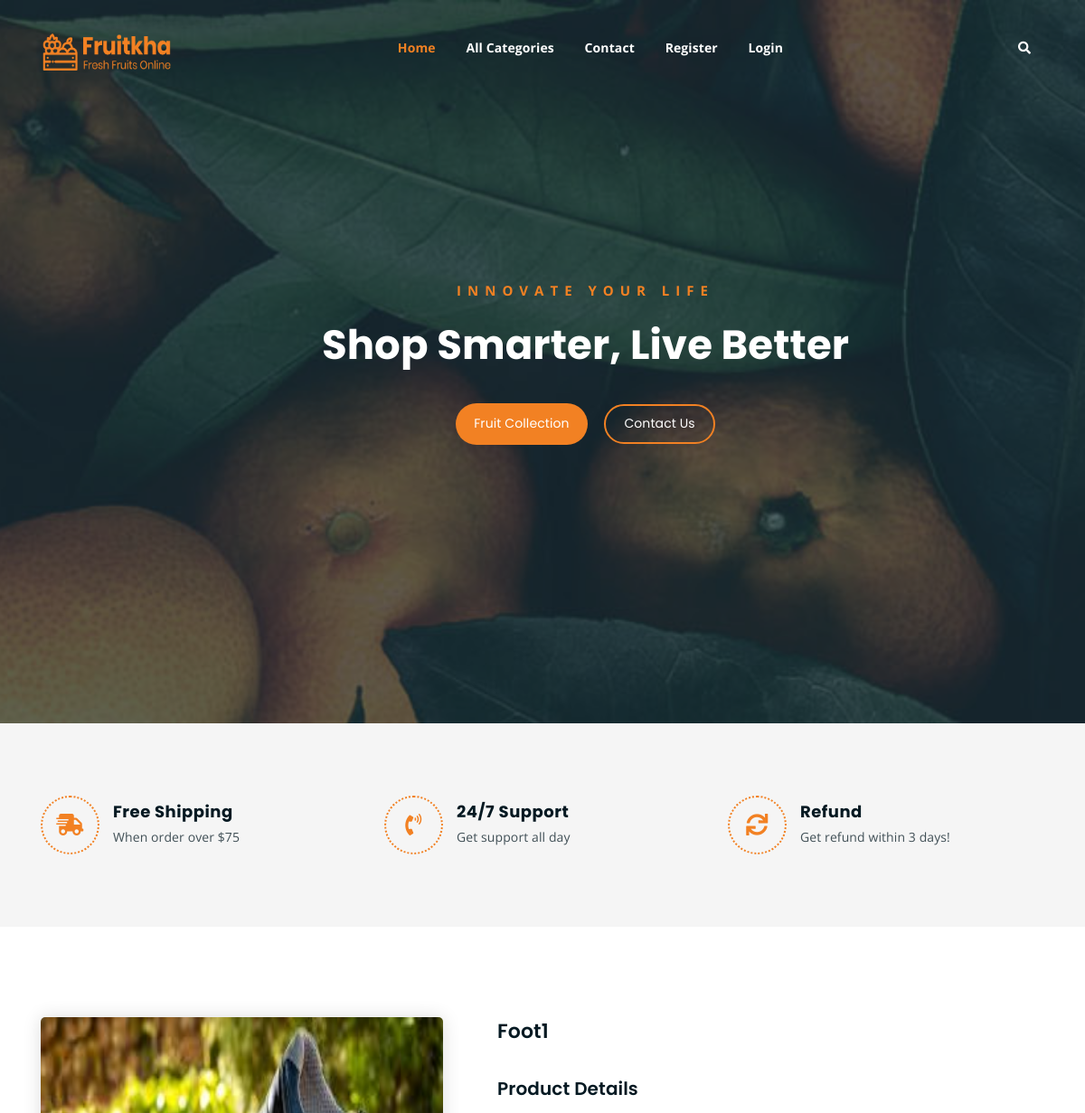
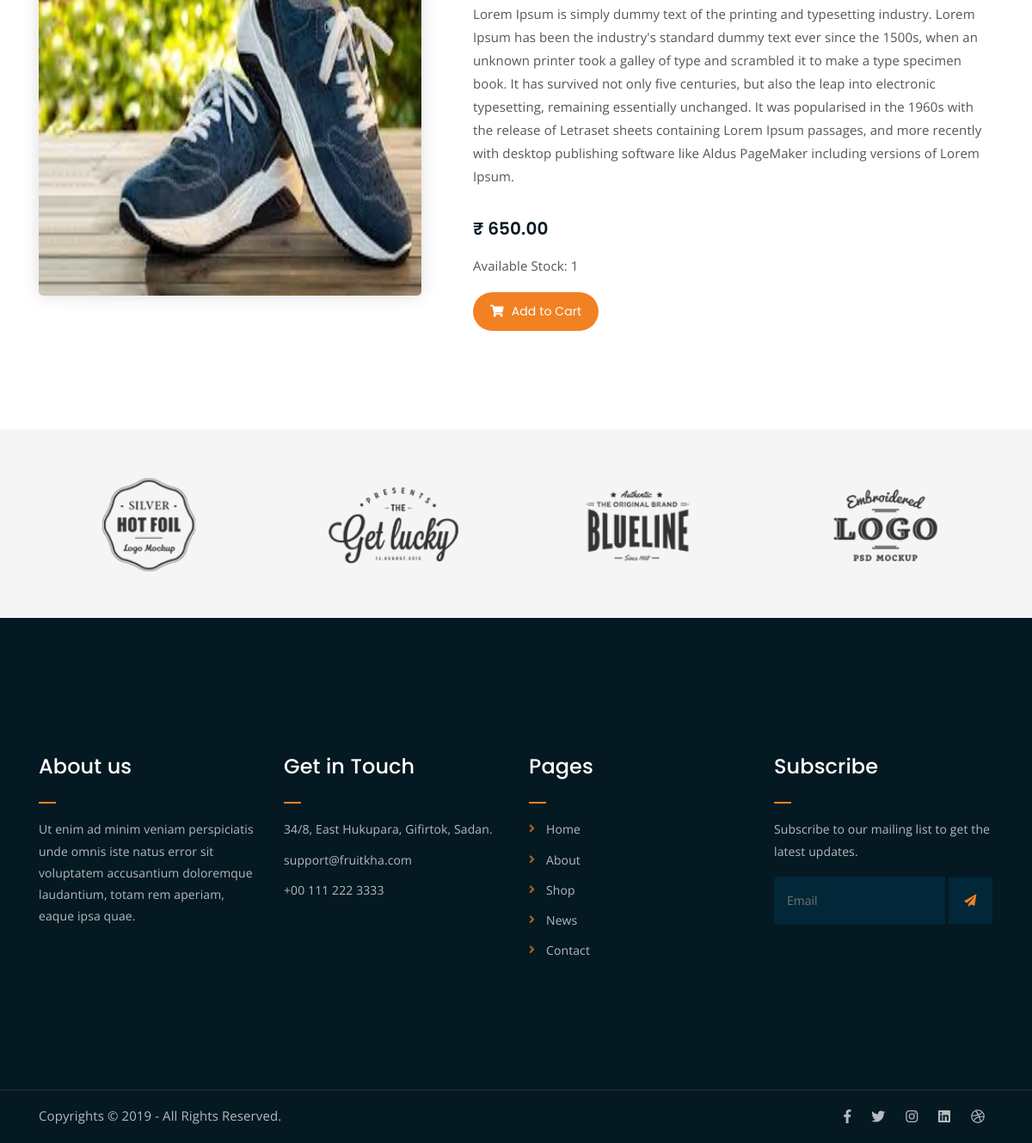
Page /productInfo7 on the committed database (2 pictures, top to bottom).
### shop/models.py (models this page shows, shortened)
class Product(models.Model):
    name = models.CharField(max_length=15)
    image = models.ImageField(upload_to='media/products', blank=True, null=True)
    description = models.TextField()
    price = models.DecimalField(max_digits=10, decimal_places=2)
    stock = models.IntegerField()
    available = models.BooleanField(default=True)
    created = models.DateTimeField(auto_now_add=True)
    updated = models.DateTimeField(auto_now=True)
    category = ForeignKey(Category, on_delete=models.CASCADE,related_name="products")

### shop/views.py (the view)
# urls.py: path('productInfo<int:pk>',views.ProductDetail.as_view(), name='productInfo'),
class ProductDetail(DetailView):
    model = Product
    context_object_name = 'p'
    template_name = 'product_detail_page.html'

### cart/context_processors.py (called while the page is built)
def count_items(request):
    u = request.user
    count = 0
    if request.user.is_authenticated:
        c = Cart.objects.filter(user=u)
        for i in c:
            count = count+i.quantity
    return {'count':count}

### shop/context_processors.py (called while the page is built)
def links(request):
    c = Category.objects.all()
    return {'links':c}

### template/product_detail_page.html
{% extends 'base.html' %}
{% load static %}
{% block content %}
	<div class="single-product mt-100 mb-100">
		<div class="container">
			<div class="row">
				<div class="col-md-5">
					<div class="single-product-img">
						<img src="{{p.image.url}}" height="450px" width="100%">
					</div>
				</div>
				<div class="col-md-7">
					<div class="single-product-content">
						<h3>{{p.name}}</h3>
                        <h4>Product Details</h4>
						<p>{{p.description}}</p>
						<h4>₹ {{p.price}}</h4>
                        <p>Available Stock: {{p.stock}}</p>
						{% if user.is_superuser %}
							{% if p.stock > 0 %}
								<p>Product In Stock</p>
								 <div class="single-product-form">
									<a href="{% url 'cart:add_stock' p.id %}" class="cart-btn"><i class="fas fa-shopping-cart"></i> Add Stock</a>
								 </div>
							{% else %}
								<p>Product Out of Stock</p>
								 <div class="single-product-form">
									<a href="{% url 'cart:add_stock' p.id %}" class="cart-btn"><i class="fas fa-shopping-cart"></i> Add Stock</a>
								 </div>
							{% endif %}
						{% else %}
							{% if  p.stock > 0 %}
								<div class="single-product-form">
									<a href="{% url 'cart:addcart' p.id%}" class="cart-btn"><i class="fas fa-shopping-cart"></i> Add to Cart</a>
								</div>
							{% else %}
								<p>Product Out of Stock</p>
							{% endif %}
						{% endif %}
					</div>
				</div>
			</div>
		</div>
	</div>
{% endblock %}

### static/css/main.css (style rules this page uses)
html { font-size: 14px; font-weight: 400; line-height: 28px; height: 100%; }
body { font-family: "Open Sans", sans-serif; font-weight: 400; font-size: 1rem; letter-spacing: 0.1px; line-height: 1.8; color: #051922; overflow-x: hidden; }
body img { max-width: 100%; }
a { cursor: pointer; text-decoration: none; -webkit-transition: all 0.2s ease-in-out; -o-transition: all 0.2s ease-in-out; transition: all 0.2s ease-in-out; }
h1, .h1, h2, .h2, h3, .h3, h4, .h4, h5, .h5, h6, .h6 { font-family: "Poppins", sans-serif; font-weight: 700; margin: 0 0 1.25rem 0; color: #051922; }
h3, .h3 { font-size: 2rem; font-weight: 700; line-height: 2.25rem; }
h4, .h4 { font-size: 1.5rem; font-weight: 700; line-height: 1.75rem; }
p { font-family: "Open Sans", sans-serif; font-weight: 400; font-size: 1rem; letter-spacing: 0.1px; line-height: 1.8; color: #051922; margin: 0 0 1.25rem 0; }
.mt-100 { margin-top: 100px; }
.mb-100 { margin-bottom: 100px; }
a.boxed-btn, a.bordered-btn, a.cart-btn { border-radius: 50px; }
a.cart-btn { -webkit-transition: 0.3s; -o-transition: 0.3s; transition: 0.3s; }
html, body { height: 100%; }
a.cart-btn { font-family: 'Poppins', sans-serif; display: inline-block; background-color: #F28123; color: #fff; padding: 10px 20px; }
a.cart-btn i { margin-right: 5px; }
.single-product-img img { border-radius: 5px; -webkit-box-shadow: 0 0 20px #ddd; box-shadow: 0 0 20px #ddd; }
.single-product-content h3 { font-size: 22px; font-weight: 600; }
.single-product-content p { font-size: 15px; color: #555; line-height: 1.8; }
.single-product-form a.cart-btn { margin-bottom: 15px; }
.single-product-content h4 { font-size: 20px; font-weight: 600; margin-top: 35px; }
.single-product-content { margin-left: 30px; }

### rows in the picture
Product: image (picture), name "Foot1", description "Lorem Ipsum is simply dummy text of the printing and typesetting industry. Lorem Ipsum has been the industry's standard dummy text ever since the 1500s, when an unknown printer took a galley of type and scrambled it to make a type specimen book. It has survived not only five centuries, but also the leap into electronic typesetting, remaining essentially unchanged. It was popularised in the 1960s with the release of Letraset sheets containing Lorem Ipsum passages, and more recently with desktop publishing software like Aldus PageMaker including versions of Lorem Ipsum.", price "650.00", stock "1"
